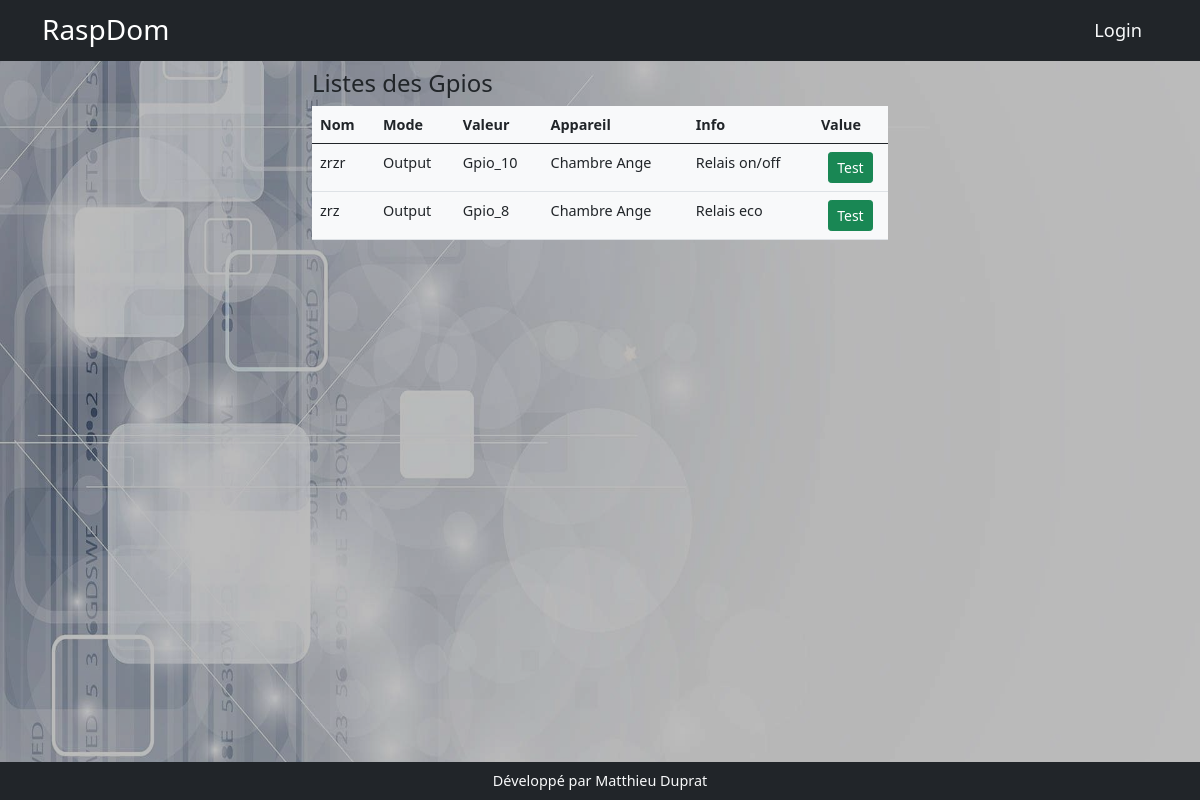
The page /gpios on the database its author committed.
### models.py (models this page shows, shortened)
class Gpio(db.Model):
    id = db.Column(db.Integer, primary_key=True)
    nom = db.Column(db.String(200))
    mode = db.Column(db.String(10))
    valeur = db.Column(db.String(10))
    info = db.Column(db.String(200))
    appareil_id = db.Column(db.Integer, db.ForeignKey('appareil.id'), nullable=True, default='')

class Appareil(db.Model):
    id = db.Column(db.Integer, primary_key=True)
    nom = db.Column(db.String(200))
    description = db.Column(db.String(200))
    categorieappareil = db.Column(db.String(200), nullable=True)
    sortie = db.Column(db.String(200), nullable=True)
    image = db.Column(db.String(200), nullable=True)
    gpios = db.relationship('Gpio', backref='appareil', lazy=True)
    order_gpio = db.Column(db.String(200))
    nbre_gpio = db.Column(db.Integer)
    programmations = db.relationship('Programmation', backref='appareil_programmation', lazy=True)
    mode_de_marche = db.relationship('ModeDeMarche',  uselist=False,  backref='appareil_mode_de_marche', lazy=True)
    auto = db.relationship('Auto', uselist=False, backref='appareil_auto', lazy=True)
    sonde_id = db.Column(db.Integer, db.ForeignKey('sonde.id'))
    sonde = db.relationship('Sonde', uselist=False, backref='appareil_sonde', lazy=True)
    manuel = db.relationship('Manuel', uselist=False, backref='appareil_ordre', lazy=True)
    label = db.Column(db.String(250))
    sonde_actived = db.Column(db.Boolean,default=False, nullable=False)
    min = db.Column(db.Float(),default=17.0)
    max = db.Column(db.Float(),default=19.0)
    mf = db.relationship('Mf',  cascade="delete",uselist=False, backref='app_mf', lazy=True)

### app.py (the view)
@app.route('/gpios')
def gpios():
    gpios_list = Gpio.query.order_by('appareil_id', 'mode').all()
    return render_template('gpio/gpios.html', gpio_list=gpios_list)

### templates/gpio/gpios.html
{% extends 'base.html' %}
{% block content %}
<div class="row">
    <div class="col-md-6 mx-auto ">
        <h4>Listes des Gpios</h4>
        <table class="table bg-light">
            <thead>
                <tr>
                    <th>Nom</th>
                    <th>Mode</th>
                    <th>Valeur</th>
                    <th>Appareil</th>
                    <th>Info</th>
                    <th>Value</th>
                </tr>
            </thead>
            <tbody>{% for gpio in gpio_list %}
                <tr>
                    <td>{{gpio.nom}}</td>
                    <td>{{gpio.mode}}</td>
                    <td>{{ gpio.valeur}}</td>
                    <td>{{ gpio.appareil.nom}}</td>
                    <td>{{ gpio.info}}</td>
                    <td class="mx-auto text-center">{% if gpio.mode=='input'%}<input class="form-control mx-auto " style="width: 5rem;" type="text" id="gpio_{{gpio.id}}">{% else %}<button class="btn btn-success btn-sm">Test</button>{% endif %}</td>
                </tr>{% endfor %}
            </tbody>
        </table>
    </div>
</div>
{% endblock %}

### rows shown on the page
Gpio: nom "zrzr", mode "Output", valeur "Gpio_10", appareil.nom "Chambre Ange", info "Relais on/off", shows "Test"
Gpio: nom "zrz", mode "Output", valeur "Gpio_8", appareil.nom "Chambre Ange", info "Relais eco", shows "Test"
